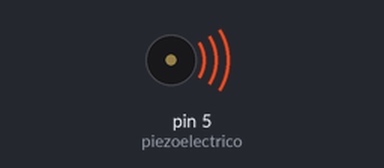
This sketch was run on a simulated Arduino Uno, built with avr-gcc and run on an emulated ATmega328P. Shown: buzzer (waves = sounding).

Above: at 0.5 s.
Timing chart, 0 to 4.6 s (numbered marks = the images above):
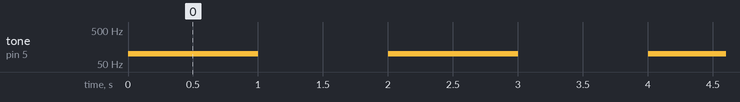

Measured:
- by itself, tone on pin 5 (piezoelectrico): alternates 100 Hz for 1.0 s and silent for 1.0 s

The sketch:

PruebaPiezoelectrico.ino
```cpp
#define piezoelectrico 5

void setup(){

  pinMode(piezoelectrico, OUTPUT);
}

void loop(){
  tone(piezoelectrico, 100);
  delay(1000);
  noTone(piezoelectrico);
  delay(1000);
}
```
